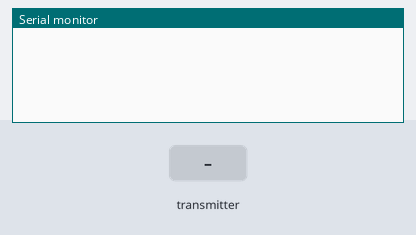
This sketch was run on a simulated ESP8266 (NodeMCU). Shown: the last lines printed to the serial monitor. The test bench sets the inputs (shaded band).

Above: at 1.2 s.
1.3 s: the transmitter starts sending battery = 0
At 1.61 s:
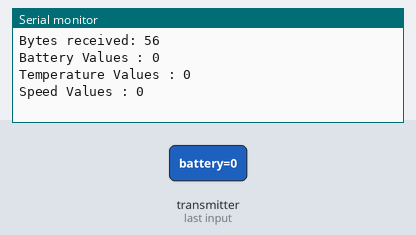
2.8 s: the transmitter starts sending temperature = 25
4.3 s: the transmitter starts sending speed_all = 256
At 4.61 s:
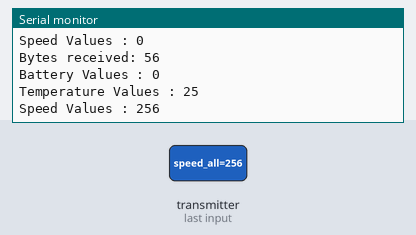
5.8 s: the transmitter starts sending battery = 25
7.3 s: the transmitter starts sending temperature = 50
8.8 s: the transmitter starts sending speed_all = 512
At 9.11 s:
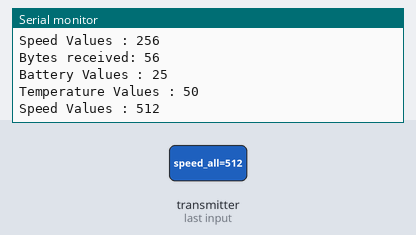
Timing chart, 0 to 11.3 s (numbered marks = the images above; inputs shaded):
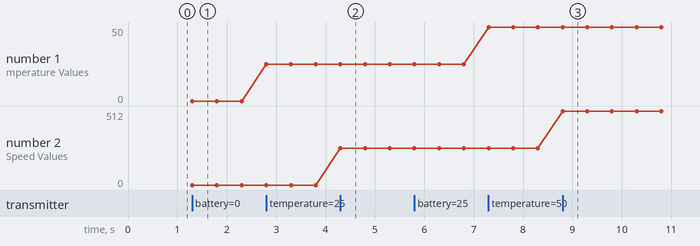

Measured:
- after the input at 1.3 s, the serial monitor: prints a new line at once (image 1)
- after the input at 4.3 s, the serial monitor: prints a new line at once (image 2)
- after the input at 8.8 s, the serial monitor: prints a new line at once (image 3)
- plotted number 1: 0 → 25 after the input at 2.8 s, 25 → 50 after the input at 7.3 s
- plotted number 2: 0 → 256 after the input at 4.3 s, 256 → 512 after the input at 8.8 s

The sketch:

Node_MCU_Basestation.ino
```cpp
#include <ESP8266WiFi.h>
#include <espnow.h>

// Structure example to receive data
// Must match the sender structure
typedef struct struct_message {
    //char a[32];
    int battery;
    int temperature;
    int speed_all;
    int height;
    int barometer;
    //float c;
    String d;
    //bool e;
} struct_message;

struct_message myData;

// Callback function that will be executed when data is received
void OnDataRecv(uint8_t * mac, uint8_t *incomingData, uint8_t len) {
  memcpy(&myData, incomingData, sizeof(myData));
  Serial.print("Bytes received: ");
  Serial.println(len);
  //Serial.print("Char: ");
  //Serial.println(myData.a);
  Serial.println(myData.d);
  Serial.print("Battery Values : ");
  Serial.println(myData.battery);
  Serial.print("Temperature Values : ");
  Serial.println(myData.temperature);
  Serial.print("Speed Values : ");
  Serial.println(myData.speed_all);

  //Serial.print("Float: ");
  //Serial.println(myData.c);
  //Serial.print("Bool: ");
  //Serial.println(myData.e);
  //Serial.println();
}

void setup() {
  // Initialize Serial Monitor
  Serial.begin(115200);

  // Set device as a Wi-Fi Station
  WiFi.mode(WIFI_STA);

  // Init ESP-NOW
  if (esp_now_init() != 0) {
    Serial.println("Error initializing ESP-NOW");
    return;
  }

  // Once ESPNow is successfully Init, we will register for recv CB to
  // get recv packer info
  esp_now_set_self_role(ESP_NOW_ROLE_SLAVE);
  esp_now_register_recv_cb(OnDataRecv);
}

void loop() {

}
```
